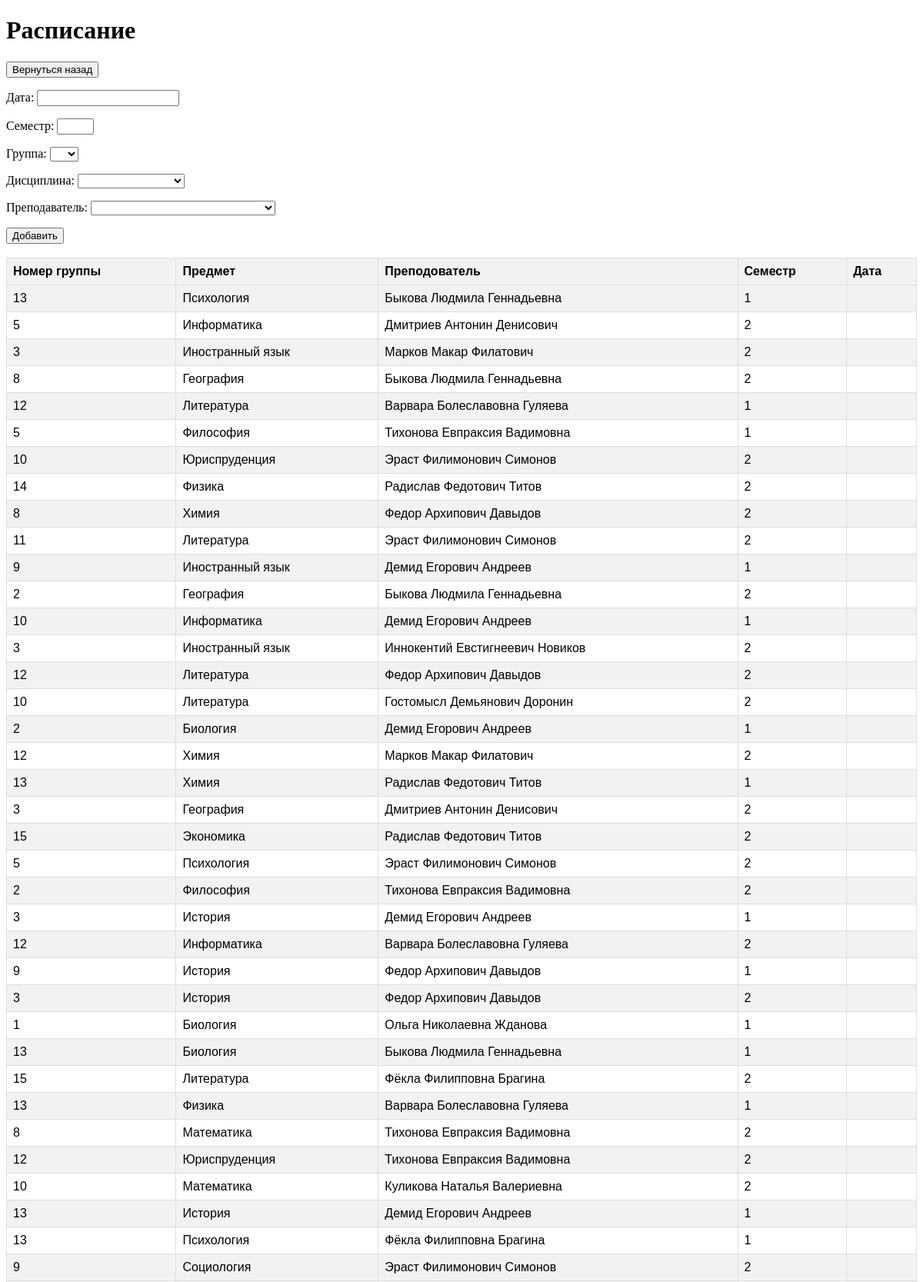
The app's page /schedule (upper part) with its own data.
### schedule/models.py (models this page shows, shortened)
class Schedule(models.Model):
    date = models.DateField()
    group = models.ForeignKey(Group, on_delete=models.DO_NOTHING)
    teacher = models.ForeignKey(Teachers, on_delete=models.DO_NOTHING)
    discipline = models.ForeignKey(Discipline, on_delete=models.DO_NOTHING)
    semester = models.CharField(max_length=255)

class Group(models.Model):
    group_number = models.CharField(max_length=255, unique=True)
    speciality = models.ForeignKey('Speciality', on_delete=models.DO_NOTHING)
    def __str__(self):
        return self.group_number

class Discipline(models.Model):
    EXAM_CHOISES = (
        ('зачет', 'зачет'),
        ('экзамен', 'экзамен'),
    )
    name = models.CharField(max_length=255)
    exam = models.CharField(max_length=255, choices=EXAM_CHOISES)
    def __str__(self):
        return self.name

class Teachers(models.Model):
    name = models.CharField(max_length=255)
    study_discipline = models.ForeignKey('Discipline', on_delete=models.DO_NOTHING)
    def __str__(self):
        return self.name

### schedule/views.py (the view, shortened to what this page needs)
# urls.py: path('', include('schedule.urls')), #http://127.0.0.1:8000
def schedule(request):
    objects = Schedule.objects.all().order_by('date')
    form = ScheduleForm()
    search_query = request.GET.get('search', '')
    return render(request, 'schedule/schedule.html', {'objects': objects, 'form': form})

### schedule/forms.py
class ScheduleForm(forms.ModelForm):
    group = forms.ModelChoiceField(queryset=Group.objects.all(), label='Группа', empty_label='')
    semester = forms.IntegerField(label='Семестр', min_value=1, max_value=2)
    teacher = forms.ModelChoiceField(queryset=Teachers.objects.all().order_by('name'), label='Преподаватель', empty_label='')
    discipline = forms.ModelChoiceField(queryset=Discipline.objects.all().order_by('name'), label='Дисциплина', empty_label='')
    date = forms.DateField(label='Дата', widget=forms.TextInput(attrs={'class': 'datepicker'}))
    class Meta:
        model = Schedule
        fields = ['date', 'semester', 'group', 'discipline', 'teacher']

### schedule/templates/schedule/schedule.html (shortened to what this page needs)
<!DOCTYPE html>
<head>
</head>
<body>
    <h1>Расписание</h1>
    <button class="button"><a href="index" style="color: inherit; text-decoration: none;">Вернуться назад</a></button>
    <form action = "" method = "post">
        {{ form.as_p }}
        <input type = "submit" value = "Добавить" />
    </form>
    <br />
    <table>
        <tr>
            <th>Номер группы</th>
            <th>Предмет</th>
            <th>Преподователь</th>
            <th>Семестр</th>
            <th>Дата</th>
        </tr>
        {% for obj in objects %}
        <tr>
            <td>{{ obj.group }}</td>
            <td>{{ obj.discipline }}</td>
            <td>{{ obj.teacher }}</td>
            <td>{{ obj.semester }}</td>
            <td>{{ obj.data }}</td>
        </tr>
        {% endfor %}
    </table>
</body>
<html>

### schedule/templates/schedule/schedule.html (style rules this page uses)
table { font-family: Arial, sans-serif; border-collapse: collapse; width: 100%; }
th, td { border: 1px solid #dddddd; text-align: left; padding: 8px; }
th { background-color: #f2f2f2; }
tr:nth-child(even) { background-color: #f2f2f2; }

### records on screen
Schedule: group "13", discipline "Психология", teacher "Быкова Людмила Геннадьевна", semester "1"
Schedule: group "5", discipline "Информатика", teacher "Дмитриев Антонин Денисович", semester "2"
Schedule: group "3", discipline "Иностранный язык", teacher "Марков Макар Филатович", semester "2"
Schedule: group "8", discipline "География", teacher "Быкова Людмила Геннадьевна", semester "2"
Schedule: group "12", discipline "Литература", teacher "Варвара Болеславовна Гуляева", semester "1"
Schedule: group "5", discipline "Философия", teacher "Тихонова Евпраксия Вадимовна", semester "1"
Schedule: group "10", discipline "Юриспруденция", teacher "Эраст Филимонович Симонов", semester "2"
Schedule: group "14", discipline "Физика", teacher "Радислав Федотович Титов", semester "2"
Schedule: group "8", discipline "Химия", teacher "Федор Архипович Давыдов", semester "2"
Schedule: group "11", discipline "Литература", teacher "Эраст Филимонович Симонов", semester "2"
Schedule: group "9", discipline "Иностранный язык", teacher "Демид Егорович Андреев", semester "1"
Schedule: group "2", discipline "География", teacher "Быкова Людмила Геннадьевна", semester "2"
Schedule: group "10", discipline "Информатика", teacher "Демид Егорович Андреев", semester "1"
Schedule: group "3", discipline "Иностранный язык", teacher "Иннокентий Евстигнеевич Новиков", semester "2"
Schedule: group "12", discipline "Литература", teacher "Федор Архипович Давыдов", semester "2"
Schedule: group "10", discipline "Литература", teacher "Гостомысл Демьянович Доронин", semester "2"
Schedule: group "2", discipline "Биология", teacher "Демид Егорович Андреев", semester "1"
Schedule: group "12", discipline "Химия", teacher "Марков Макар Филатович", semester "2"
Schedule: group "13", discipline "Химия", teacher "Радислав Федотович Титов", semester "1"
Schedule: group "3", discipline "География", teacher "Дмитриев Антонин Денисович", semester "2"
Schedule: group "15", discipline "Экономика", teacher "Радислав Федотович Титов", semester "2"
Schedule: group "5", discipline "Психология", teacher "Эраст Филимонович Симонов", semester "2"
Schedule: group "2", discipline "Философия", teacher "Тихонова Евпраксия Вадимовна", semester "2"
Schedule: group "3", discipline "История", teacher "Демид Егорович Андреев", semester "1"
Schedule: group "12", discipline "Информатика", teacher "Варвара Болеславовна Гуляева", semester "2"
Schedule: group "9", discipline "История", teacher "Федор Архипович Давыдов", semester "1"
Schedule: group "3", discipline "История", teacher "Федор Архипович Давыдов", semester "2"
Schedule: group "1", discipline "Биология", teacher "Ольга Николаевна Жданова", semester "1"
Schedule: group "13", discipline "Биология", teacher "Быкова Людмила Геннадьевна", semester "1"
Schedule: group "15", discipline "Литература", teacher "Фёкла Филипповна Брагина", semester "2"
Schedule: group "13", discipline "Физика", teacher "Варвара Болеславовна Гуляева", semester "1"
Schedule: group "8", discipline "Математика", teacher "Тихонова Евпраксия Вадимовна", semester "2"
Schedule: group "12", discipline "Юриспруденция", teacher "Тихонова Евпраксия Вадимовна", semester "2"
Schedule: group "10", discipline "Математика", teacher "Куликова Наталья Валериевна", semester "2"
Schedule: group "13", discipline "История", teacher "Демид Егорович Андреев", semester "1"
Schedule: group "13", discipline "Психология", teacher "Фёкла Филипповна Брагина", semester "1"
Schedule: group "9", discipline "Социология", teacher "Эраст Филимонович Симонов", semester "2"
